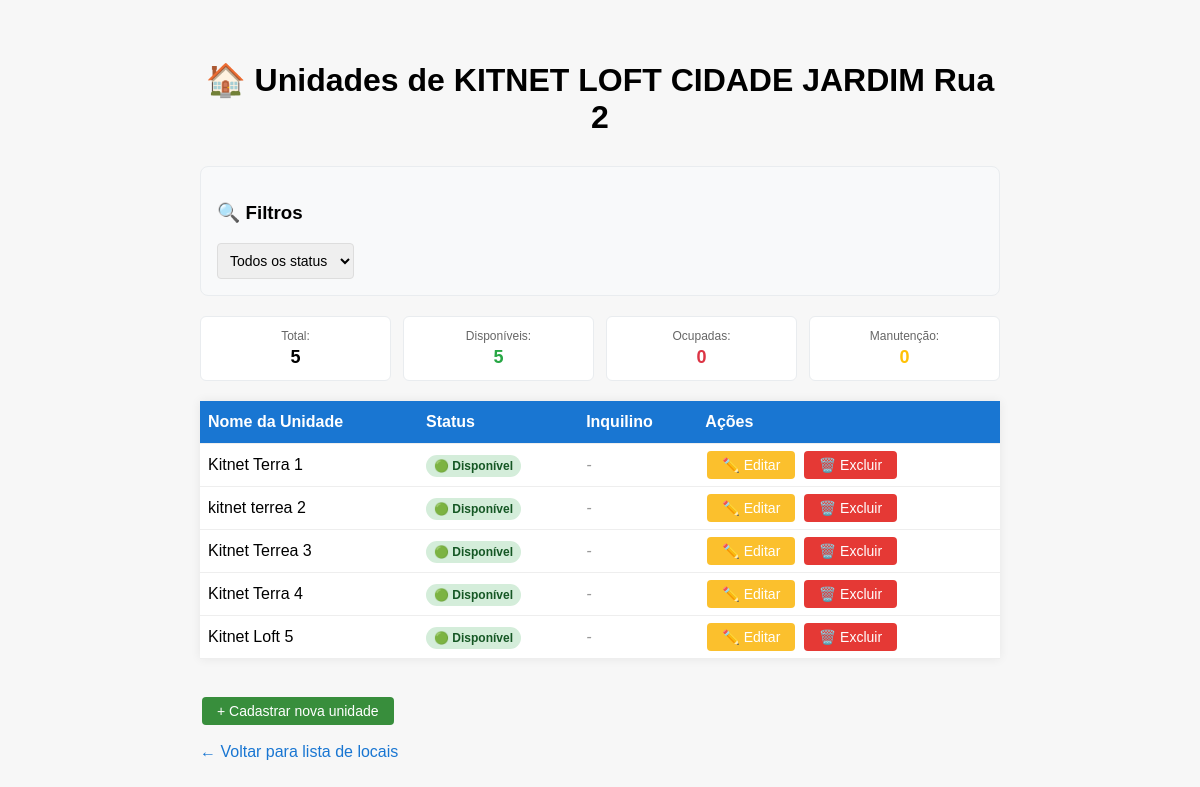
/unidades/3, run on an earlier commit of the app's database.
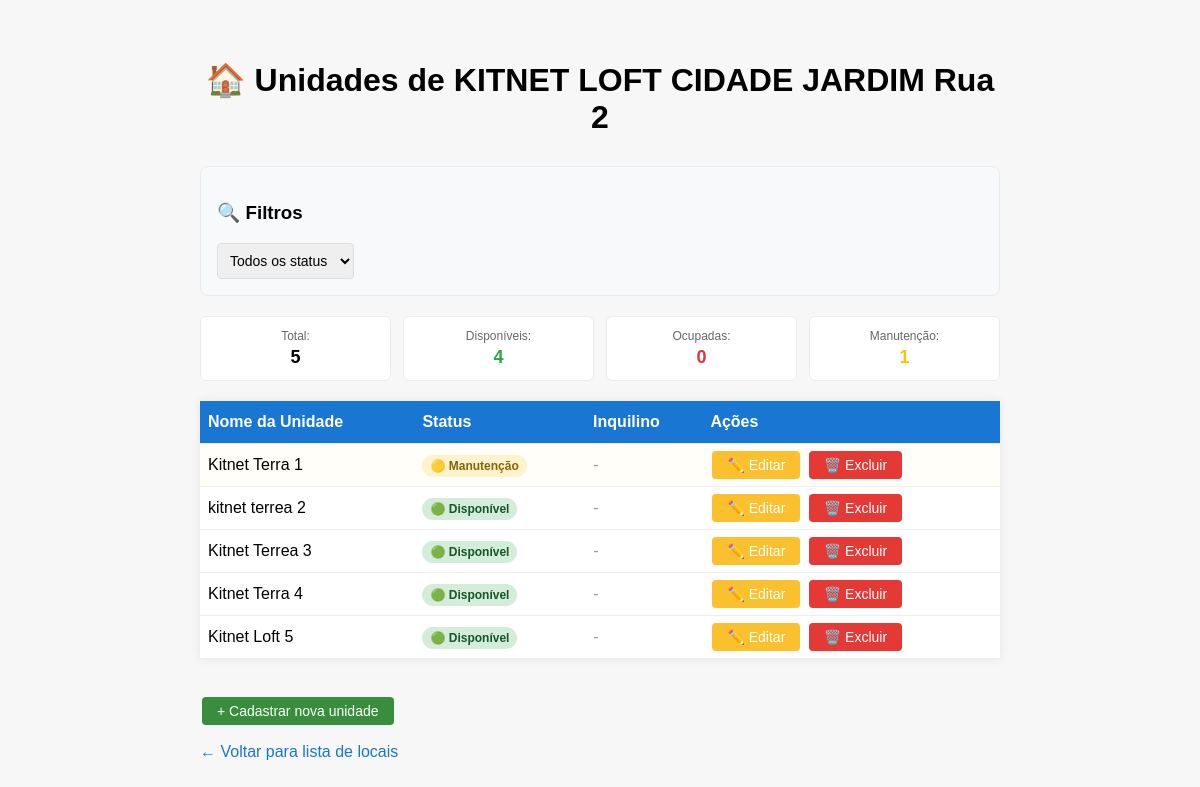
And on a later commit of the database.
### app/models.py (models this page shows)
class Local(db.Model):
    id = db.Column(db.Integer, primary_key=True)
    nome = db.Column(db.String(120), nullable=False)
    unidades = db.relationship('Unidade', backref='local', lazy=True)

class Unidade(db.Model):
    id = db.Column(db.Integer, primary_key=True)
    nome = db.Column(db.String(120), nullable=False)
    local_id = db.Column(db.Integer, db.ForeignKey('local.id'), nullable=False)
    status = db.Column(db.String(20), nullable=False, default='disponivel')  # disponivel, ocupada, manutencao
    inquilinos = db.relationship('Inquilino', backref='unidade', lazy=True)
    contratos = db.relationship('Contrato', backref='unidade', lazy=True)

### app/routes.py (the view)
@app.route('/unidades/<int:local_id>')
def listar_unidades(local_id):
    local = Local.query.get_or_404(local_id)
    status_filter = request.args.get('status', '')
    query = Unidade.query.filter_by(local_id=local_id)
    if status_filter:
        query = query.filter(Unidade.status == status_filter)
    unidades = query.all()
    return render_template('unidades_por_local.html', local=local, unidades=unidades)

### app/templates/unidades_por_local.html (shortened to what this page needs)
<!DOCTYPE html>
<html lang="pt-BR">
<head>
</head>
<body>
    <h1>🏠 Unidades de {{ local.nome }}</h1>
    <div class="filtros">
        <h3>🔍 Filtros</h3>
        <form method="GET" class="filtro-form">
            <select name="status" onchange="this.form.submit()">
                <option value="">Todos os status</option>
            </select>
        </form>
    </div>
    <div class="stats">
        <div class="stat-item">
            <span class="stat-label">Total:</span>
            <span class="stat-value">{{ unidades|length }}</span>
        </div>
        <div class="stat-item">
            <span class="stat-label">Disponíveis:</span>
            <span class="stat-value livre">{{ unidades|selectattr('status', 'equalto', 'disponivel')|list|length }}</span>
        </div>
        <div class="stat-item">
            <span class="stat-label">Ocupadas:</span>
            <span class="stat-value ocupada">{{ unidades|selectattr('status', 'equalto', 'ocupada')|list|length }}</span>
        </div>
        <div class="stat-item">
            <span class="stat-label">Manutenção:</span>
            <span class="stat-value manutencao">{{ unidades|selectattr('status', 'equalto', 'manutencao')|list|length }}</span>
        </div>
    </div>
    <table>
        <thead>
            <tr>
                <th>Nome da Unidade</th>
                <th>Status</th>
                <th>Inquilino</th>
                <th>Ações</th>
            </tr>
        </thead>
        <tbody>
        {% for unidade in unidades %}
            <tr class="status-{{ unidade.status }}">
                <td>{{ unidade.nome }}</td>
                <td>
                    {% if unidade.status == 'disponivel' %}
                        <span class="status-badge livre">🟢 Disponível</span>
                    {% elif unidade.status == 'ocupada' %}
                        <span class="status-badge ocupada">🔴 Ocupada</span>
                    {% elif unidade.status == 'manutencao' %}
                        <span class="status-badge manutencao">🟡 Manutenção</span>
                    {% else %}
                        <span class="status-badge">{{ unidade.status }}</span>
                    {% endif %}
                </td>
                <td>
                    {% if unidade.inquilinos %}
                        {{ unidade.inquilinos[0].nome if unidade.inquilinos else 'N/A' }}
                    {% else %}
                        <span class="sem-inquilino">-</span>
                    {% endif %}
                </td>
                <td>
                    <a class="btn btn-editar" href="{{ url_for('editar_unidade', unidade_id=unidade.id) }}">✏️ Editar</a>
                    <a class="btn btn-excluir" href="{{ url_for('excluir_unidade', unidade_id=unidade.id) }}" onclick="return confirm('Tem certeza que deseja excluir esta unidade?');">🗑️ Excluir</a>
                </td>
            </tr>
        {% else %}
            <tr>
                <td colspan="4" style="text-align:center;">Nenhuma unidade cadastrada.</td>
            </tr>
        {% endfor %}
        </tbody>
    </table>
    <a class="btn btn-cadastrar" href="{{ url_for('cadastrar_unidade', local_id=local.id) }}">+ Cadastrar nova unidade</a>
    <a class="voltar-link" href="{{ url_for('listar_locais') }}">&larr; Voltar para lista de locais</a>
</body>
</html>

### app/templates/unidades_por_local.html (style rules this page uses)
body { font-family: Arial, sans-serif; background-color: #f7f7f7; padding: 40px; max-width: 800px; margin: auto; }
h1 { text-align: center; margin-bottom: 30px; }
table { width: 100%; border-collapse: collapse; background-color: #fff; box-shadow: 0 0 10px rgba(0,0,0,0.07); margin-bottom: 20px; }
th, td { padding: 12px 8px; border-bottom: 1px solid #eee; text-align: left; }
th { background: #1976d2; color: #fff; }
.btn { padding: 6px 15px; border: none; border-radius: 4px; font-size: 14px; cursor: pointer; color: #fff; margin: 0 2px; text-decoration: none; transition: background 0.18s; }
.btn-editar { background: #fbc02d; }
.btn-excluir { background: #e53935; }
.btn-cadastrar { background: #388e3c; display: inline-block; margin-top: 18px; }
.voltar-link { display: block; margin-top: 18px; color: #1976d2; text-decoration: none; }
.filtros { background: #f8f9fa; padding: 16px; border-radius: 8px; margin-bottom: 20px; border: 1px solid #e9ecef; }
.filtro-form select { padding: 8px; border-radius: 4px; border: 1px solid #ddd; font-size: 14px; }
.stats { display: grid; grid-template-columns: repeat(auto-fit, minmax(120px, 1fr)); gap: 12px; margin-bottom: 20px; }
.stat-item { background: #fff; padding: 12px; border-radius: 6px; text-align: center; border: 1px solid #e9ecef; }
.stat-label { display: block; font-size: 12px; color: #666; margin-bottom: 4px; }
.stat-value { display: block; font-size: 18px; font-weight: bold; }
.stat-value.livre { color: #28a745; }
.stat-value.ocupada { color: #dc3545; }
.stat-value.manutencao { color: #ffc107; }
.status-badge { padding: 4px 8px; border-radius: 12px; font-size: 12px; font-weight: bold; }
.status-badge.livre { background: #d4edda; color: #155724; }
.status-badge.manutencao { background: #fff3cd; color: #856404; }
.status-manutencao { background: #fffef8; }
.sem-inquilino { color: #999; font-style: italic; }

What changed in the data, as far as the page shows it:
changed Unidade "Kitnet Terra 1": status "🟢 Disponível" → "🟡 Manutenção"
Also different on the page:
{{ unidades|selectattr('status', 'equalto', 'disponivel')|list|length }}: "5" → "4"
{{ unidades|selectattr('status', 'equalto', 'manutencao')|list|length }}: "0" → "1"
